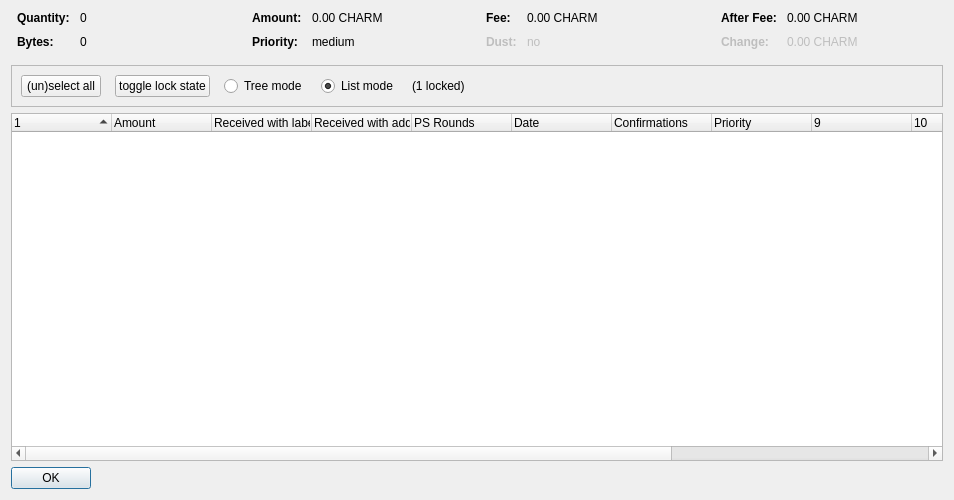
<?xml version="1.0" encoding="UTF-8"?>
<ui version="4.0">
 <class>CoinControlDialog</class>
 <widget class="QDialog" name="CoinControlDialog">
  <property name="geometry">
   <rect>
    <x>0</x>
    <y>0</y>
    <width>954</width>
    <height>500</height>
   </rect>
  </property>
  <property name="windowTitle">
   <string>Coin Selection</string>
  </property>
  <layout class="QVBoxLayout" name="verticalLayout">
   <item>
    <layout class="QHBoxLayout" name="horizontalLayoutTop" stretch="0,0,0,0">
     <property name="topMargin">
      <number>0</number>
     </property>
     <property name="bottomMargin">
      <number>10</number>
     </property>
     <item>
      <layout class="QFormLayout" name="formLayoutCoinControl1">
       <property name="horizontalSpacing">
        <number>10</number>
       </property>
       <property name="verticalSpacing">
        <number>10</number>
       </property>
       <property name="leftMargin">
        <number>6</number>
       </property>
       <property name="rightMargin">
        <number>6</number>
       </property>
       <item row="0" column="0">
        <widget class="QLabel" name="labelCoinControlQuantityText">
         <property name="font">
          <font>
           <weight>75</weight>
           <bold>true</bold>
          </font>
         </property>
         <property name="text">
          <string>Quantity:</string>
         </property>
        </widget>
       </item>
       <item row="0" column="1">
        <widget class="QLabel" name="labelCoinControlQuantity">
         <property name="cursor">
          <cursorShape>IBeamCursor</cursorShape>
         </property>
         <property name="contextMenuPolicy">
          <enum>Qt::ActionsContextMenu</enum>
         </property>
         <property name="text">
          <string notr="true">0</string>
         </property>
         <property name="textInteractionFlags">
          <set>Qt::LinksAccessibleByMouse|Qt::TextSelectableByKeyboard|Qt::TextSelectableByMouse</set>
         </property>
        </widget>
       </item>
       <item row="1" column="0">
        <widget class="QLabel" name="labelCoinControlBytesText">
         <property name="font">
          <font>
           <weight>75</weight>
           <bold>true</bold>
          </font>
         </property>
         <property name="text">
          <string>Bytes:</string>
         </property>
        </widget>
       </item>
       <item row="1" column="1">
        <widget class="QLabel" name="labelCoinControlBytes">
         <property name="cursor">
          <cursorShape>IBeamCursor</cursorShape>
         </property>
         <property name="contextMenuPolicy">
          <enum>Qt::ActionsContextMenu</enum>
         </property>
         <property name="text">
          <string notr="true">0</string>
         </property>
         <property name="textInteractionFlags">
          <set>Qt::LinksAccessibleByMouse|Qt::TextSelectableByKeyboard|Qt::TextSelectableByMouse</set>
         </property>
        </widget>
       </item>
      </layout>
     </item>
     <item>
      <layout class="QFormLayout" name="formLayoutCoinControl2">
       <property name="horizontalSpacing">
        <number>10</number>
       </property>
       <property name="verticalSpacing">
        <number>10</number>
       </property>
       <property name="leftMargin">
        <number>6</number>
       </property>
       <property name="rightMargin">
        <number>6</number>
       </property>
       <item row="0" column="0">
        <widget class="QLabel" name="labelCoinControlAmountText">
         <property name="font">
          <font>
           <weight>75</weight>
           <bold>true</bold>
          </font>
         </property>
         <property name="text">
          <string>Amount:</string>
         </property>
        </widget>
       </item>
       <item row="0" column="1">
        <widget class="QLabel" name="labelCoinControlAmount">
         <property name="cursor">
          <cursorShape>IBeamCursor</cursorShape>
         </property>
         <property name="contextMenuPolicy">
          <enum>Qt::ActionsContextMenu</enum>
         </property>
         <property name="text">
          <string notr="true">0.00 CHARM</string>
         </property>
         <property name="textInteractionFlags">
          <set>Qt::LinksAccessibleByMouse|Qt::TextSelectableByKeyboard|Qt::TextSelectableByMouse</set>
         </property>
        </widget>
       </item>
       <item row="1" column="0">
        <widget class="QLabel" name="labelCoinControlPriorityText">
         <property name="font">
          <font>
           <weight>75</weight>
           <bold>true</bold>
          </font>
         </property>
         <property name="text">
          <string>Priority:</string>
         </property>
        </widget>
       </item>
       <item row="1" column="1">
        <widget class="QLabel" name="labelCoinControlPriority">
         <property name="cursor">
          <cursorShape>IBeamCursor</cursorShape>
         </property>
         <property name="contextMenuPolicy">
          <enum>Qt::ActionsContextMenu</enum>
         </property>
         <property name="text">
          <string>medium</string>
         </property>
         <property name="textInteractionFlags">
          <set>Qt::LinksAccessibleByMouse|Qt::TextSelectableByKeyboard|Qt::TextSelectableByMouse</set>
         </property>
        </widget>
       </item>
      </layout>
     </item>
     <item>
      <layout class="QFormLayout" name="formLayoutCoinControl3">
       <property name="horizontalSpacing">
        <number>10</number>
       </property>
       <property name="verticalSpacing">
        <number>10</number>
       </property>
       <property name="leftMargin">
        <number>6</number>
       </property>
       <property name="rightMargin">
        <number>6</number>
       </property>
       <item row="0" column="0">
        <widget class="QLabel" name="labelCoinControlFeeText">
         <property name="font">
          <font>
           <weight>75</weight>
           <bold>true</bold>
          </font>
         </property>
         <property name="text">
          <string>Fee:</string>
         </property>
        </widget>
       </item>
       <item row="0" column="1">
        <widget class="QLabel" name="labelCoinControlFee">
         <property name="cursor">
          <cursorShape>IBeamCursor</cursorShape>
         </property>
         <property name="contextMenuPolicy">
          <enum>Qt::ActionsContextMenu</enum>
         </property>
         <property name="text">
          <string notr="true">0.00 CHARM</string>
         </property>
         <property name="textInteractionFlags">
          <set>Qt::LinksAccessibleByMouse|Qt::TextSelectableByKeyboard|Qt::TextSelectableByMouse</set>
         </property>
        </widget>
       </item>
       <item row="1" column="0">
        <widget class="QLabel" name="labelCoinControlLowOutputText">
         <property name="enabled">
          <bool>false</bool>
         </property>
         <property name="font">
          <font>
           <weight>75</weight>
           <bold>true</bold>
          </font>
         </property>
         <property name="text">
          <string>Dust:</string>
         </property>
        </widget>
       </item>
       <item row="1" column="1">
        <widget class="QLabel" name="labelCoinControlLowOutput">
         <property name="enabled">
          <bool>false</bool>
         </property>
         <property name="cursor">
          <cursorShape>IBeamCursor</cursorShape>
         </property>
         <property name="contextMenuPolicy">
          <enum>Qt::ActionsContextMenu</enum>
         </property>
         <property name="text">
          <string>no</string>
         </property>
         <property name="textInteractionFlags">
          <set>Qt::LinksAccessibleByMouse|Qt::TextSelectableByKeyboard|Qt::TextSelectableByMouse</set>
         </property>
        </widget>
       </item>
      </layout>
     </item>
     <item>
      <layout class="QFormLayout" name="formLayoutCoinControl4">
       <property name="horizontalSpacing">
        <number>10</number>
       </property>
       <property name="verticalSpacing">
        <number>10</number>
       </property>
       <property name="leftMargin">
        <number>6</number>
       </property>
       <property name="rightMargin">
        <number>6</number>
       </property>
       <item row="0" column="0">
        <widget class="QLabel" name="labelCoinControlAfterFeeText">
         <property name="font">
          <font>
           <weight>75</weight>
           <bold>true</bold>
          </font>
         </property>
         <property name="text">
          <string>After Fee:</string>
         </property>
        </widget>
       </item>
       <item row="0" column="1">
        <widget class="QLabel" name="labelCoinControlAfterFee">
         <property name="cursor">
          <cursorShape>IBeamCursor</cursorShape>
         </property>
         <property name="contextMenuPolicy">
          <enum>Qt::ActionsContextMenu</enum>
         </property>
         <property name="text">
          <string notr="true">0.00 CHARM</string>
         </property>
         <property name="textInteractionFlags">
          <set>Qt::LinksAccessibleByMouse|Qt::TextSelectableByKeyboard|Qt::TextSelectableByMouse</set>
         </property>
        </widget>
       </item>
       <item row="1" column="0">
        <widget class="QLabel" name="labelCoinControlChangeText">
         <property name="enabled">
          <bool>false</bool>
         </property>
         <property name="font">
          <font>
           <weight>75</weight>
           <bold>true</bold>
          </font>
         </property>
         <property name="text">
          <string>Change:</string>
         </property>
        </widget>
       </item>
       <item row="1" column="1">
        <widget class="QLabel" name="labelCoinControlChange">
         <property name="enabled">
          <bool>false</bool>
         </property>
         <property name="cursor">
          <cursorShape>IBeamCursor</cursorShape>
         </property>
         <property name="contextMenuPolicy">
          <enum>Qt::ActionsContextMenu</enum>
         </property>
         <property name="text">
          <string notr="true">0.00 CHARM</string>
         </property>
         <property name="textInteractionFlags">
          <set>Qt::LinksAccessibleByMouse|Qt::TextSelectableByKeyboard|Qt::TextSelectableByMouse</set>
         </property>
        </widget>
       </item>
      </layout>
     </item>
    </layout>
   </item>
   <item>
    <widget class="QFrame" name="frame">
     <property name="minimumSize">
      <size>
       <width>0</width>
       <height>40</height>
      </size>
     </property>
     <property name="frameShape">
      <enum>QFrame::StyledPanel</enum>
     </property>
     <property name="frameShadow">
      <enum>QFrame::Sunken</enum>
     </property>
     <layout class="QHBoxLayout" name="horizontalLayout">
      <item>
       <layout class="QHBoxLayout" name="horizontalLayoutPanel" stretch="0,0,0,0,0,0">
        <property name="spacing">
         <number>14</number>
        </property>
        <item>
         <widget class="QPushButton" name="pushButtonSelectAll">
          <property name="sizePolicy">
           <sizepolicy hsizetype="Maximum" vsizetype="Fixed">
            <horstretch>0</horstretch>
            <verstretch>0</verstretch>
           </sizepolicy>
          </property>
          <property name="text">
           <string>(un)select all</string>
          </property>
          <property name="autoDefault">
           <bool>false</bool>
          </property>
         </widget>
        </item>
        <item>
         <widget class="QPushButton" name="pushButtonToggleLock">
          <property name="sizePolicy">
           <sizepolicy hsizetype="Maximum" vsizetype="Fixed">
            <horstretch>0</horstretch>
            <verstretch>0</verstretch>
           </sizepolicy>
          </property>
          <property name="text">
           <string>toggle lock state</string>
          </property>
          <property name="autoDefault">
           <bool>false</bool>
          </property>
         </widget>
        </item>
        <item>
         <widget class="QRadioButton" name="radioTreeMode">
          <property name="sizePolicy">
           <sizepolicy hsizetype="Maximum" vsizetype="Fixed">
            <horstretch>0</horstretch>
            <verstretch>0</verstretch>
           </sizepolicy>
          </property>
          <property name="text">
           <string>Tree mode</string>
          </property>
         </widget>
        </item>
        <item>
         <widget class="QRadioButton" name="radioListMode">
          <property name="sizePolicy">
           <sizepolicy hsizetype="Maximum" vsizetype="Fixed">
            <horstretch>0</horstretch>
            <verstretch>0</verstretch>
           </sizepolicy>
          </property>
          <property name="text">
           <string>List mode</string>
          </property>
          <property name="checked">
           <bool>true</bool>
          </property>
         </widget>
        </item>
        <item>
         <widget class="QLabel" name="labelLocked">
          <property name="text">
           <string>(1 locked)</string>
          </property>
         </widget>
        </item>
        <item>
         <spacer name="horizontalSpacer">
          <property name="orientation">
           <enum>Qt::Horizontal</enum>
          </property>
          <property name="sizeHint" stdset="0">
           <size>
            <width>40</width>
            <height>20</height>
           </size>
          </property>
         </spacer>
        </item>
       </layout>
      </item>
     </layout>
    </widget>
   </item>
   <item>
    <widget class="CoinControlTreeWidget" name="treeWidget">
     <property name="contextMenuPolicy">
      <enum>Qt::CustomContextMenu</enum>
     </property>
     <property name="sortingEnabled">
      <bool>false</bool>
     </property>
     <property name="columnCount">
      <number>13</number>
     </property>
     <attribute name="headerShowSortIndicator" stdset="0">
      <bool>true</bool>
     </attribute>
     <attribute name="headerStretchLastSection">
      <bool>false</bool>
     </attribute>
     <column>
      <property name="text">
       <string/>
      </property>
     </column>
     <column>
      <property name="text">
       <string>Amount</string>
      </property>
     </column>
     <column>
      <property name="text">
       <string>Received with label</string>
      </property>
     </column>
     <column>
      <property name="text">
       <string>Received with address</string>
      </property>
     </column>
     <column>
      <property name="text">
       <string>PS Rounds</string>
      </property>
     </column>
     <column>
      <property name="text">
       <string>Date</string>
      </property>
     </column>
     <column>
      <property name="text">
       <string>Confirmations</string>
      </property>
      <property name="toolTip">
       <string>Confirmed</string>
      </property>
     </column>
     <column>
      <property name="text">
       <string>Priority</string>
      </property>
     </column>
     <column>
      <property name="text">
       <string/>
      </property>
     </column>
     <column>
      <property name="text">
       <string/>
      </property>
     </column>
     <column>
      <property name="text">
       <string/>
      </property>
     </column>
     <column>
      <property name="text">
       <string/>
      </property>
     </column>
     <column>
      <property name="text">
       <string/>
      </property>
     </column>
    </widget>
   </item>
   <item>
    <widget class="QDialogButtonBox" name="buttonBox">
     <property name="sizePolicy">
      <sizepolicy hsizetype="Maximum" vsizetype="Fixed">
       <horstretch>0</horstretch>
       <verstretch>0</verstretch>
      </sizepolicy>
     </property>
     <property name="orientation">
      <enum>Qt::Horizontal</enum>
     </property>
     <property name="standardButtons">
      <set>QDialogButtonBox::Ok</set>
     </property>
    </widget>
   </item>
  </layout>
 </widget>
 <customwidgets>
  <customwidget>
   <class>CoinControlTreeWidget</class>
   <extends>QTreeWidget</extends>
   <header>coincontroltreewidget.h</header>
  </customwidget>
 </customwidgets>
 <resources/>
 <connections/>
</ui>
